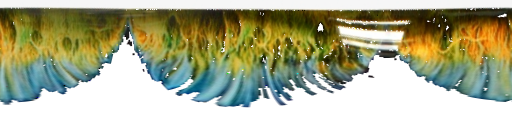
#> input picture eye_conversion/dragon_iris_polar.png, 512 x 128 px
$ python polarize.py dragon_iris_polar.png eye_polar.png eye_polar.png eye_polar.png
#> lines starting #> are read from the running program, lines starting #| are printed output that depends on the picture
#!/usr/bin/env python3
import sys
import cv2
import numpy as np
from PIL import Image

def polarize(png_in, png_out, csv_out=None):
#> called with png_in = 'dragon_iris_polar.png', png_out = 'eye_polar.png', csv_out = 'eye_polar.png'
    src = cv2.imread(png_in, cv2.IMREAD_UNCHANGED)
#> src is the input picture: shape (128, 512, 4); mean B, G, R, A 143.8, 174, 172.6, 142.7
    if src is None:
        raise FileNotFoundError(f"could not open {png_in}")

    if src.ndim == 3 and src.shape[2] == 4:
        bgr, alpha = src[..., :3], src[..., 3]
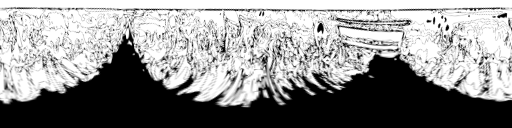
#> alpha: shape (128, 512); min 0, max 255, mean 142.7
    else:
        bgr = src
        alpha = np.full(src.shape[:2], 255, dtype=np.uint8)

    h, w = bgr.shape[:2]
#> h = 128; w = 512
    if w != h:
        print(f"WARNING: input {w}x{h} is not square; cropping to square", file=sys.stderr)
    size = min(w, h)
#> size = 128
    bgr = bgr[:size, :size]
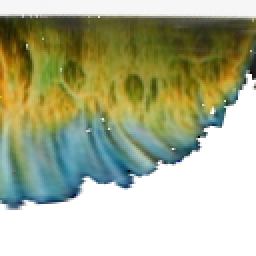
#> bgr: shape (128, 128, 3) (shown 2 times larger); mean B, G, R 146.5, 178.1, 173.7
    alpha = alpha[:size, :size]
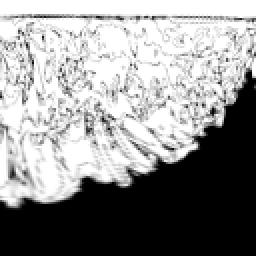
#> alpha: shape (128, 128) (shown 2 times larger); min 0, max 255, mean 145.9

    cx = (size - 1) / 2.0
#> cx = 63.5
    cy = (size - 1) / 2.0
#> cy = 63.5
    R = size / 2.0 - 1.0
#> R = 63

    out_w = 512   # angle: 0..2pi across columns (matches upstream 512-angle scale)
    out_h = 128   # radius: 0=outer rim .. 127=inner edge (matches tablegen 0..127)

    angles = np.linspace(0, 2 * np.pi, out_w, endpoint=False)
    radii = np.linspace(1.0, 0.01, out_h)  # 1.0 = outer, 0.01 = inner
    theta_grid = (radii[:, None] - 0.5) * np.pi  # -pi/2 (top=outer) .. +pi/2 (bottom=inner)
    cos_a = np.cos(angles)[None, :]
    sin_a = np.sin(angles)[None, :]

    sx = cx + (theta_grid * np.cos(theta_grid)) * (R / np.pi) * cos_a
    sy = cy + (theta_grid * np.cos(theta_grid)) * (R / np.pi) * sin_a

    # OpenCV remap maps destination -> source coordinates (x,y).
    map1 = sx.T.astype(np.float32)
    map2 = (size - 1 - sy.T).astype(np.float32)

    bgr32 = bgr.astype(np.float32)
    alpha32 = alpha.astype(np.float32)
    out_bgr = cv2.remap(bgr32, map1, map2, cv2.INTER_LINEAR, borderMode=cv2.BORDER_CONSTANT, borderValue=(0, 0, 0))
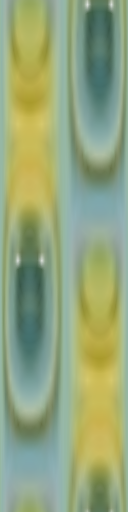
#> out_bgr: shape (512, 128, 3) float32; mean B, G, R 124.2, 165.6, 148.1
    out_alpha = cv2.remap(alpha32, map1, map2, cv2.INTER_LINEAR, borderMode=cv2.BORDER_CONSTANT, borderValue=0)
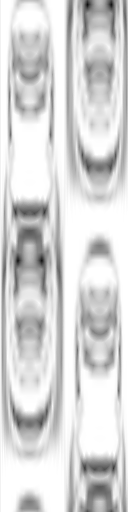
#> out_alpha: shape (512, 128) float32; min 14.62, max 255, mean 214.5
    out_bgr8 = np.clip(out_bgr, 0, 255).astype(np.uint8)
    out_alpha8 = np.clip(out_alpha, 0, 255).astype(np.uint8)

    # Mask away everything outside the original circular eye: only keep pixels whose source was inside the alpha mask.
    # Compute source alpha at each output pixel from a coarse remap as a validity mask.
#> (the run stopped early here; a loop or call above may not have finished)
